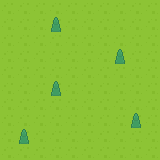

Below is a game level as drawn by its tile map, then a one-line description and the .tmx that defines it (tile-layer data replaced by summaries):
An orthogonal 10x10 tile map with 16x16 px tiles, 2 tile layers (Background, Foreground) and 6 objects (5x Tree, Spawn).

<map version="1.0" orientation="orthogonal" renderorder="right-down" width="10" height="10" tilewidth="16" tileheight="16" nextobjectid="12">
 <tileset firstgid="1" name="Base" tilewidth="16" tileheight="16" spacing="1" tilecount="1767" columns="57">
  <image source="../tilesets/base.png" width="968" height="526" />
 </tileset>
 <layer name="Background" width="10" height="10">
  <data>[100 cells, 100 non-empty, 1 distinct tile ids]</data>
 </layer>
 <objectgroup name="Trees">
  <object id="5" name="5" type="Tree" gid="646" x="48" y="112" width="16" height="16" />
  <object id="6" name="4" type="Tree" gid="646" x="112" y="80" width="16" height="16" />
  <object id="7" name="3" type="Tree" gid="646" x="48" y="48" width="16" height="16" />
  <object id="8" name="2" type="Tree" gid="646" x="128" y="144" width="16" height="16" />
  <object id="9" name="1" type="Tree" gid="646" x="16" y="160" width="16" height="16" />
 </objectgroup>
 <objectgroup name="Mechanics">
  <object id="11" name="Player" type="Spawn" x="80" y="64" width="16" height="16" />
 </objectgroup>
 <layer name="Foreground" width="10" height="10">
  <data>[100 cells, 5 non-empty, 1 distinct tile ids]</data>
 </layer>
</map>
